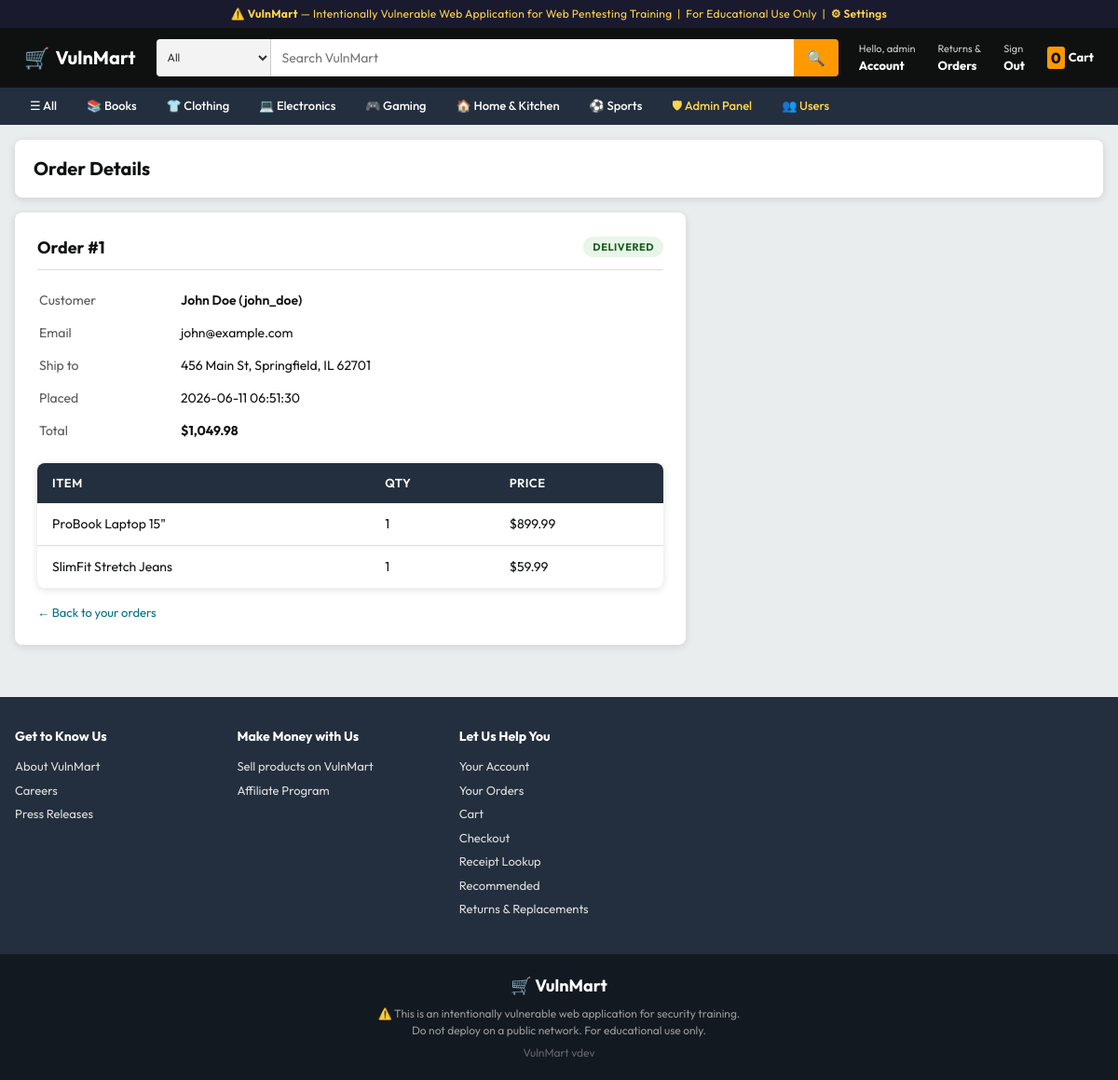
The app's page /order.php?id=1 (signed in) with its own data.
### tables this page shows
CREATE TABLE categories (
    id INT AUTO_INCREMENT PRIMARY KEY,
    name VARCHAR(50) NOT NULL,
    slug VARCHAR(50) UNIQUE NOT NULL,
    icon VARCHAR(10)
);

CREATE TABLE orders (
    id INT AUTO_INCREMENT PRIMARY KEY,
    user_id INT,
    total_amount DECIMAL(10,2) NOT NULL,
    status ENUM('pending','processing','shipped','delivered','cancelled') DEFAULT 'pending',
    shipping_address TEXT,
    created_at TIMESTAMP DEFAULT CURRENT_TIMESTAMP,
    FOREIGN KEY (user_id) REFERENCES users(id)
);

CREATE TABLE users (
    id INT AUTO_INCREMENT PRIMARY KEY,
    username VARCHAR(255) UNIQUE NOT NULL,
    password VARCHAR(255) NOT NULL,
    email VARCHAR(100) UNIQUE NOT NULL,
    full_name VARCHAR(100),
    address TEXT,
    phone VARCHAR(20),
    role ENUM('user', 'admin') DEFAULT 'user',
    created_at TIMESTAMP DEFAULT CURRENT_TIMESTAMP
);

CREATE TABLE order_items (
    id INT AUTO_INCREMENT PRIMARY KEY,
    order_id INT,
    product_id INT,
    quantity INT NOT NULL,
    price DECIMAL(10,2) NOT NULL,
    FOREIGN KEY (order_id) REFERENCES orders(id),
    FOREIGN KEY (product_id) REFERENCES products(id)
);

CREATE TABLE products (
    id INT AUTO_INCREMENT PRIMARY KEY,
    name VARCHAR(200) NOT NULL,
    description TEXT,
    price DECIMAL(10,2) NOT NULL,
    original_price DECIMAL(10,2),
    category_id INT,
    stock INT DEFAULT 100,
    rating DECIMAL(2,1) DEFAULT 4.0,
    review_count INT DEFAULT 0,
    badge VARCHAR(30),
    image_color VARCHAR(7) DEFAULT '#FF9900',
    FOREIGN KEY (category_id) REFERENCES categories(id)
);

### src/config.php (called while the page is built, shortened)
<?php
function isLoggedIn(): bool {
    return isset($_SESSION['user_id']);
}
function isAdmin(): bool {
    return isset($_SESSION['role']) && $_SESSION['role'] === 'admin';
}

### src/includes/db.php (called while the page is built, shortened)
<?php
require_once __DIR__ . '/../config.php';
function getDB(): mysqli {
    static $conn = null;
    if ($conn === null) {
        $conn = new mysqli(DB_HOST, DB_USER, DB_PASS, DB_NAME);
        $conn->set_charset("utf8mb4");
    }
    return $conn;
}

### src/order.php (the view, shortened to what this page needs)
<?php
require_once __DIR__ . '/config.php';
require_once __DIR__ . '/includes/db.php';
$conn       = getDB();
$diff       = getDifficulty('bac');
$order      = null;
$items      = [];
$order_id   = $_GET['id'] ?? '';
if ($order_id !== '') {
    if ($diff === 'low') {
        $oid = (int)$order_id;
        $sql = "SELECT o.id, o.user_id, o.total_amount, o.status, o.created_at,
                       o.shipping_address, u.username, u.full_name, u.email
                FROM orders o JOIN users u ON o.user_id = u.id
                WHERE o.id = {$oid}";
        $res = $conn->query($sql);
        if ($res) $order = $res->fetch_assoc();
    }
    if ($order) {
        $oid2 = (int)$order['id'];
        $ir = $conn->query("SELECT oi.quantity, oi.price, p.name
                            FROM order_items oi JOIN products p ON oi.product_id = p.id
                            WHERE oi.order_id = {$oid2}");
        if ($ir) while ($row = $ir->fetch_assoc()) $items[] = $row;
    }
}
include __DIR__ . '/includes/header.php';
?>
<div class="page-header">
    <h1>Order Details</h1>
</div>
<?php if ($order): ?>
<div style="background:var(--card-bg);border-radius:var(--radius);box-shadow:var(--shadow);padding:24px;max-width:720px;">
    <div style="display:flex;justify-content:space-between;align-items:center;border-bottom:1px solid var(--border);padding-bottom:10px;margin-bottom:14px;">
        <h2 style="font-size:18px;font-weight:700;margin:0;">Order #<?= htmlspecialchars((string)$order['id']) ?></h2>
        <span class="status-badge status-<?= htmlspecialchars($order['status'] ?? '') ?>"><?= htmlspecialchars($order['status'] ?? '—') ?></span>
    </div>
    <table style="width:100%;font-size:14px;margin-bottom:16px;">
        <tr><td style="color:var(--text-muted);padding:6px 0;width:150px;">Customer</td>
            <td style="font-weight:600;"><?= htmlspecialchars($order['full_name'] ?? $order['username']) ?> (<?= htmlspecialchars($order['username']) ?>)</td></tr>
        <tr><td style="color:var(--text-muted);padding:6px 0;">Email</td>
            <td><?= htmlspecialchars($order['email']) ?></td></tr>
        <tr><td style="color:var(--text-muted);padding:6px 0;">Ship to</td>
            <td><?= htmlspecialchars($order['shipping_address'] ?? '—') ?></td></tr>
        <tr><td style="color:var(--text-muted);padding:6px 0;">Placed</td>
            <td><?= htmlspecialchars($order['created_at'] ?? '—') ?></td></tr>
        <tr><td style="color:var(--text-muted);padding:6px 0;">Total</td>
            <td style="font-weight:700;">$<?= htmlspecialchars(number_format((float)$order['total_amount'], 2)) ?></td></tr>
    </table>
    <?php if (!empty($items)): ?>
    <table class="data-table">
        <thead><tr><th>Item</th><th>Qty</th><th>Price</th></tr></thead>
        <tbody>
        <?php foreach ($items as $it): ?>
            <tr>
                <td><?= htmlspecialchars($it['name']) ?></td>
                <td><?= htmlspecialchars((string)$it['quantity']) ?></td>
                <td>$<?= htmlspecialchars(number_format((float)$it['price'], 2)) ?></td>
            </tr>
        <?php endforeach; ?>
        </tbody>
    </table>
    <?php endif; ?>
    <div style="margin-top:16px;"><a href="/orders.php" style="color:#007185;font-size:13px;">← Back to your orders</a></div>
</div>
<?php endif; ?>
<?php include __DIR__ . '/includes/footer.php'; ?>

### src/includes/header.php (shortened to what this page needs)
<?php
require_once __DIR__ . '/../includes/db.php';
$_cat_icons = [
    'books'        => '📚',
    'clothing'     => '👕',
    'electronics'  => '💻',
    'gaming'       => '🎮',
    'home-kitchen' => '🏠',
    'sports'       => '⚽',
];
$_categories = [];
$_cats = getDB()->query("SELECT * FROM categories ORDER BY name");
if ($_cats) {
    while ($r = $_cats->fetch_assoc()) {
        $r['icon'] = $_cat_icons[$r['slug']] ?? '';
        $_categories[] = $r;
    }
}
?>
<!DOCTYPE html>
<html lang="en">
<head>
    <link rel="stylesheet" href="/assets/css/style.css">
</head>
<body>
<div class="training-banner">
    ⚠️ <strong>VulnMart</strong> — Intentionally Vulnerable Web Application for Web Pentesting Training &nbsp;|&nbsp; For Educational Use Only
    <?php if (isAdmin()): ?>
    &nbsp;|&nbsp; <a href="/admin/settings.php" style="color:#FFD54F;font-weight:600;">⚙ Settings</a>
    <?php endif; ?>
</div>
<header class="site-header">
    <div class="header-inner">
        <a href="/" class="site-logo">
            <span class="logo-icon">🛒</span>
            <span>VulnMart</span>
        </a>
        <form action="/search.php" method="GET" class="header-search">
            <select name="cat" class="search-cat-select">
                <option value="">All</option>
            </select>
            <input type="text" name="q" placeholder="Search VulnMart"
                   value="<?= isset($_GET['q']) ? htmlspecialchars($_GET['q']) : '' ?>"
                   class="search-input" autocomplete="off">
            <button type="submit" class="search-btn">🔍</button>
        </form>
        <div class="header-actions">
            <?php if (isLoggedIn()): ?>
            <a href="/profile.php" class="header-action-link">
                <span class="action-label">Hello, <?= htmlspecialchars($_SESSION['username']) ?></span>
                <span class="action-main">Account</span>
            </a>
            <a href="/orders.php" class="header-action-link">
                <span class="action-label">Returns &amp;</span>
                <span class="action-main">Orders</span>
            </a>
            <a href="/logout.php" class="header-action-link">
                <span class="action-label">Sign</span>
                <span class="action-main">Out</span>
            </a>
            <?php endif; ?>
            <a href="/cart.php" class="header-cart">
                <span class="cart-qty"><?= array_sum($_SESSION['cart'] ?? []) ?></span>
                <span>Cart</span>
            </a>
        </div>
    </div>
</header>
<nav class="cat-nav">
    <div class="cat-nav-inner">
        <a href="/" class="cat-nav-link">☰ All</a>
        <?php foreach ($_categories as $c): ?>
        <a href="/category.php?slug=<?= htmlspecialchars($c['slug']) ?>" class="cat-nav-link">
            <?= $c['icon'] ?> <?= htmlspecialchars($c['name']) ?>
        </a>
        <?php endforeach; ?>
        <?php if (isAdmin()): ?>
        <a href="/admin/index.php" class="cat-nav-link cat-nav-admin">🛡 Admin Panel</a>
        <a href="/admin/users.php" class="cat-nav-link cat-nav-admin">👥 Users</a>
        <?php endif; ?>
    </div>
</nav>
<main class="site-main">

### src/assets/css/style.css (style rules this page uses)
*, *::before, *::after { box-sizing: border-box; margin: 0; padding: 0; }
:root { --header-bg: #0F1111; --header-hover: #232F3E; --cat-nav-bg: #232F3E; --accent: #FF9900; --accent-dark: #C45500; --accent-light: #FFD814; --body-bg: #EAEDED; --card-bg: #FFFFFF; --text: #0F1111; --text-muted: #565959; --text-light: #999; --border: #DDD; --star: #FF9900; --price: #B12704; --success: #067D62; --radius: 8px; --shadow: 0 2px 8px rgba(0,0,0,.12); --shadow-hover: 0 4px 16px rgba(0,0,0,.20); }
html { scroll-behavior: smooth; }
body { font-family: 'Outfit', sans-serif; background: var(--body-bg); color: var(--text); font-size: 14px; line-height: 1.5; }
a { color: inherit; text-decoration: none; }
button, input, select { font-family: inherit; }
.training-banner { background: #1a1a2e; color: #FFD54F; text-align: center; font-size: 12px; padding: 6px 16px; letter-spacing: .3px; }
.training-banner a { color: #FFD54F; }
.site-header { background: var(--header-bg); padding: 8px 0; position: sticky; top: 0; z-index: 100; }
.header-inner { max-width: 1400px; margin: 0 auto; padding: 0 16px; display: flex; align-items: center; gap: 12px; }
.site-logo { display: flex; align-items: center; gap: 6px; color: #FFF; font-size: 20px; font-weight: 700; white-space: nowrap; padding: 4px 8px; border: 2px solid transparent; border-radius: 4px; transition: border-color .15s; }
.site-logo .logo-icon { font-size: 22px; }
.header-search { flex: 1; display: flex; height: 40px; border-radius: 4px; overflow: hidden; max-width: 800px; }
.search-cat-select { background: #F3F3F3; border: none; padding: 0 8px; font-size: 12px; color: #333; cursor: pointer; min-width: 80px; border-right: 1px solid #CCC; }
.search-input { flex: 1; border: none; padding: 0 12px; font-size: 14px; outline: none; }
.search-btn { background: var(--accent); border: none; padding: 0 14px; font-size: 16px; cursor: pointer; transition: background .15s; }
.header-actions { display: flex; align-items: center; gap: 4px; color: #FFF; white-space: nowrap; }
.header-action-link { display: flex; flex-direction: column; padding: 4px 8px; border: 2px solid transparent; border-radius: 4px; color: #FFF; transition: border-color .15s; }
.action-label { font-size: 11px; color: #CCC; }
.action-main { font-size: 13px; font-weight: 700; }
.header-cart { display: flex; align-items: center; gap: 4px; color: #FFF; font-size: 13px; font-weight: 700; padding: 4px 8px; border: 2px solid transparent; border-radius: 4px; transition: border-color .15s; }
.cart-qty { background: var(--accent); color: #111; font-size: 16px; font-weight: 800; padding: 0 4px; border-radius: 3px; }
.cat-nav { background: var(--cat-nav-bg); }
.cat-nav-inner { max-width: 1400px; margin: 0 auto; padding: 0 16px; display: flex; gap: 0; overflow-x: auto; scrollbar-width: none; }
.cat-nav-link { color: #FFF; font-size: 13px; font-weight: 500; padding: 8px 14px; white-space: nowrap; border: 2px solid transparent; transition: border-color .15s; }
.cat-nav-admin { color: #FFD54F; }
.site-main { max-width: 1400px; margin: 0 auto; padding: 16px; }
.data-table { width: 100%; border-collapse: collapse; background: var(--card-bg); border-radius: var(--radius); overflow: hidden; box-shadow: var(--shadow); }
.data-table th { background: #232F3E; color: #FFF; text-align: left; padding: 12px 16px; font-size: 13px; font-weight: 600; text-transform: uppercase; letter-spacing: .5px; }
.data-table td { padding: 12px 16px; border-bottom: 1px solid var(--border); font-size: 14px; vertical-align: top; }
.data-table tr:last-child td { border-bottom: none; }
.page-header { background: var(--card-bg); border-radius: var(--radius); padding: 16px 20px; margin-bottom: 16px; box-shadow: var(--shadow); display: flex; align-items: center; justify-content: space-between; flex-wrap: wrap; gap: 8px; }
.page-header h1 { font-size: 20px; font-weight: 700; }
.status-badge { display: inline-block; padding: 3px 10px; border-radius: 12px; font-size: 11px; font-weight: 700; text-transform: uppercase; letter-spacing: .5px; }
.status-delivered { background: #E8F5E9; color: #1B5E20; }

### records on screen
categories: icon "📚", name "Books"
categories: icon "👕", name "Clothing"
categories: icon "💻", name "Electronics"
categories: icon "🎮", name "Gaming"
categories: icon "🏠", name "Home & Kitchen"
categories: icon "⚽", name "Sports"
orders: id "1", status "DELIVERED", user.full_name "John Doe", user.username "john_doe", user.email "john@example.com", shipping_address "456 Main St, Springfield, IL 62701", created_at "2026-06-11 06:51:30", total_amount "1,049.98"
order_items: product.name "ProBook Laptop 15\"", quantity "1", price "899.99"
order_items: product.name "SlimFit Stretch Jeans", quantity "1", price "59.99"

### other values on screen
$_SESSION['username'] "admin"
array_sum($_SESSION['cart'] ?? []) "0"
defined('VULNMART_VERSION') ? VULNMART_VERSION : 'dev' "dev"
